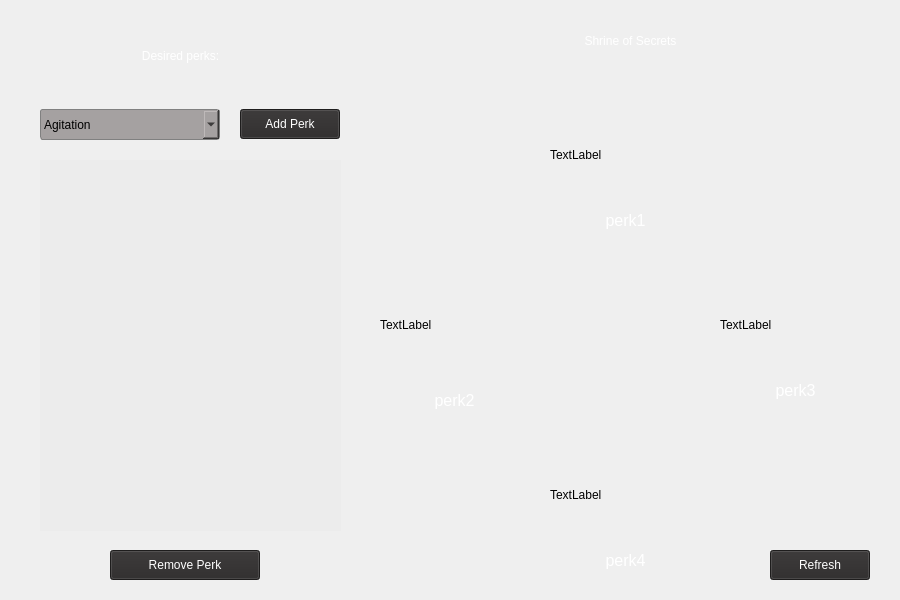
<?xml version="1.0" encoding="UTF-8"?>
<ui version="4.0">
 <class>MainWindow</class>
 <widget class="QMainWindow" name="MainWindow">
  <property name="geometry">
   <rect>
    <x>0</x>
    <y>0</y>
    <width>900</width>
    <height>600</height>
   </rect>
  </property>
  <property name="sizePolicy">
   <sizepolicy hsizetype="Fixed" vsizetype="Fixed">
    <horstretch>0</horstretch>
    <verstretch>0</verstretch>
   </sizepolicy>
  </property>
  <property name="minimumSize">
   <size>
    <width>900</width>
    <height>600</height>
   </size>
  </property>
  <property name="maximumSize">
   <size>
    <width>900</width>
    <height>600</height>
   </size>
  </property>
  <property name="font">
   <font>
    <family>MS UI Gothic</family>
   </font>
  </property>
  <property name="windowTitle">
   <string>MainWindow</string>
  </property>
  <property name="styleSheet">
   <string notr="true">
QLabel#perks_lbl {
font: 20pt &quot;Tahoma&quot;;
color: white;
}

QLabel#shrine_lbl {
font: 20pt &quot;Tahoma&quot;;
color: white;
}

QLabel#perk1_lbl {
font: 12pt &quot;Tahoma&quot;;
color: white;
}

QLabel#perk2_lbl  {
font: 12pt &quot;Tahoma&quot;;
color: white;
}

QLabel#perk3_lbl  {
font: 12pt &quot;Tahoma&quot;;
color: white;
}

QLabel#perk4_lbl  {
font: 12pt &quot;Tahoma&quot;;
color: white;
}

QPushButton {
background-color: #2A2828;
color: white;
font: 15pt &quot;Tahoma&quot;;
}

QPushButton:hover {
background-color: #3E3C3C;
color: white;
font: 15pt &quot;Tahoma&quot;;
}

QPushButton:pressed {
background-color: #3E3C3C;
border: 1px, white;
color: white;
font: 15pt &quot;Tahoma&quot;;
}

QComboBox {
background-color: #A5A1A1;
border: 1px solid gray;
border-radius: 3px;
padding: 1px 18px 1px 3px;
min-width: 6em;
font: 15pt &quot;Tahoma&quot;;
}

QListView {
background: rgba(152, 152, 153, 10);
border: none
}</string>
  </property>
  <widget class="QWidget" name="centralwidget">
   <widget class="QComboBox" name="comboBox">
    <property name="geometry">
     <rect>
      <x>40</x>
      <y>109</y>
      <width>180</width>
      <height>31</height>
     </rect>
    </property>
    <property name="styleSheet">
     <string notr="true"/>
    </property>
    <item>
     <property name="text">
      <string>Agitation</string>
     </property>
    </item>
    <item>
     <property name="text">
      <string>Adrenaline</string>
     </property>
    </item>
   </widget>
   <widget class="QPushButton" name="pushButton">
    <property name="geometry">
     <rect>
      <x>240</x>
      <y>109</y>
      <width>100</width>
      <height>30</height>
     </rect>
    </property>
    <property name="styleSheet">
     <string notr="true"/>
    </property>
    <property name="text">
     <string>Add Perk</string>
    </property>
   </widget>
   <widget class="QPushButton" name="pushButton_2">
    <property name="geometry">
     <rect>
      <x>110</x>
      <y>550</y>
      <width>150</width>
      <height>30</height>
     </rect>
    </property>
    <property name="text">
     <string>Remove Perk</string>
    </property>
   </widget>
   <widget class="QPushButton" name="pushButton_3">
    <property name="geometry">
     <rect>
      <x>770</x>
      <y>550</y>
      <width>100</width>
      <height>30</height>
     </rect>
    </property>
    <property name="text">
     <string>Refresh</string>
    </property>
   </widget>
   <widget class="QListView" name="listView">
    <property name="geometry">
     <rect>
      <x>40</x>
      <y>160</y>
      <width>301</width>
      <height>371</height>
     </rect>
    </property>
    <property name="styleSheet">
     <string notr="true"/>
    </property>
   </widget>
   <widget class="QLabel" name="perk1_lbl">
    <property name="geometry">
     <rect>
      <x>590</x>
      <y>190</y>
      <width>71</width>
      <height>61</height>
     </rect>
    </property>
    <property name="font">
     <font>
      <family>Tahoma</family>
      <pointsize>12</pointsize>
      <weight>50</weight>
      <italic>false</italic>
      <bold>false</bold>
     </font>
    </property>
    <property name="text">
     <string>perk1</string>
    </property>
    <property name="alignment">
     <set>Qt::AlignCenter</set>
    </property>
   </widget>
   <widget class="QLabel" name="perk2_lbl">
    <property name="geometry">
     <rect>
      <x>385</x>
      <y>370</y>
      <width>139</width>
      <height>61</height>
     </rect>
    </property>
    <property name="font">
     <font>
      <family>Tahoma</family>
      <pointsize>12</pointsize>
      <weight>50</weight>
      <italic>false</italic>
      <bold>false</bold>
     </font>
    </property>
    <property name="text">
     <string>perk2</string>
    </property>
    <property name="alignment">
     <set>Qt::AlignCenter</set>
    </property>
   </widget>
   <widget class="QLabel" name="perk3_lbl">
    <property name="geometry">
     <rect>
      <x>725</x>
      <y>370</y>
      <width>141</width>
      <height>41</height>
     </rect>
    </property>
    <property name="font">
     <font>
      <family>Tahoma</family>
      <pointsize>12</pointsize>
      <weight>50</weight>
      <italic>false</italic>
      <bold>false</bold>
     </font>
    </property>
    <property name="styleSheet">
     <string notr="true"/>
    </property>
    <property name="text">
     <string>perk3</string>
    </property>
    <property name="alignment">
     <set>Qt::AlignCenter</set>
    </property>
   </widget>
   <widget class="QLabel" name="perk4_lbl">
    <property name="geometry">
     <rect>
      <x>550</x>
      <y>540</y>
      <width>151</width>
      <height>41</height>
     </rect>
    </property>
    <property name="font">
     <font>
      <family>Tahoma</family>
      <pointsize>12</pointsize>
      <weight>50</weight>
      <italic>false</italic>
      <bold>false</bold>
     </font>
    </property>
    <property name="text">
     <string>perk4</string>
    </property>
    <property name="alignment">
     <set>Qt::AlignCenter</set>
    </property>
   </widget>
   <widget class="QLabel" name="shrine_lbl">
    <property name="geometry">
     <rect>
      <x>525</x>
      <y>5</y>
      <width>211</width>
      <height>71</height>
     </rect>
    </property>
    <property name="text">
     <string>Shrine of Secrets</string>
    </property>
    <property name="alignment">
     <set>Qt::AlignCenter</set>
    </property>
   </widget>
   <widget class="QLabel" name="perks_lbl">
    <property name="geometry">
     <rect>
      <x>40</x>
      <y>20</y>
      <width>281</width>
      <height>71</height>
     </rect>
    </property>
    <property name="text">
     <string>Desired perks:</string>
    </property>
    <property name="alignment">
     <set>Qt::AlignCenter</set>
    </property>
   </widget>
   <widget class="QLabel" name="perk1_img">
    <property name="geometry">
     <rect>
      <x>550</x>
      <y>80</y>
      <width>150</width>
      <height>150</height>
     </rect>
    </property>
    <property name="sizePolicy">
     <sizepolicy hsizetype="Fixed" vsizetype="Fixed">
      <horstretch>0</horstretch>
      <verstretch>0</verstretch>
     </sizepolicy>
    </property>
    <property name="minimumSize">
     <size>
      <width>150</width>
      <height>150</height>
     </size>
    </property>
    <property name="maximumSize">
     <size>
      <width>150</width>
      <height>150</height>
     </size>
    </property>
    <property name="styleSheet">
     <string notr="true"/>
    </property>
    <property name="text">
     <string>TextLabel</string>
    </property>
   </widget>
   <widget class="QLabel" name="perk2_img">
    <property name="geometry">
     <rect>
      <x>380</x>
      <y>250</y>
      <width>150</width>
      <height>150</height>
     </rect>
    </property>
    <property name="sizePolicy">
     <sizepolicy hsizetype="Fixed" vsizetype="Fixed">
      <horstretch>0</horstretch>
      <verstretch>0</verstretch>
     </sizepolicy>
    </property>
    <property name="minimumSize">
     <size>
      <width>150</width>
      <height>150</height>
     </size>
    </property>
    <property name="maximumSize">
     <size>
      <width>150</width>
      <height>150</height>
     </size>
    </property>
    <property name="styleSheet">
     <string notr="true"/>
    </property>
    <property name="text">
     <string>TextLabel</string>
    </property>
   </widget>
   <widget class="QLabel" name="perk3_img">
    <property name="geometry">
     <rect>
      <x>720</x>
      <y>250</y>
      <width>150</width>
      <height>150</height>
     </rect>
    </property>
    <property name="sizePolicy">
     <sizepolicy hsizetype="Fixed" vsizetype="Fixed">
      <horstretch>0</horstretch>
      <verstretch>0</verstretch>
     </sizepolicy>
    </property>
    <property name="minimumSize">
     <size>
      <width>150</width>
      <height>150</height>
     </size>
    </property>
    <property name="maximumSize">
     <size>
      <width>150</width>
      <height>150</height>
     </size>
    </property>
    <property name="styleSheet">
     <string notr="true"/>
    </property>
    <property name="text">
     <string>TextLabel</string>
    </property>
   </widget>
   <widget class="QLabel" name="perk4_img">
    <property name="geometry">
     <rect>
      <x>550</x>
      <y>420</y>
      <width>150</width>
      <height>150</height>
     </rect>
    </property>
    <property name="sizePolicy">
     <sizepolicy hsizetype="Fixed" vsizetype="Fixed">
      <horstretch>0</horstretch>
      <verstretch>0</verstretch>
     </sizepolicy>
    </property>
    <property name="minimumSize">
     <size>
      <width>150</width>
      <height>150</height>
     </size>
    </property>
    <property name="maximumSize">
     <size>
      <width>150</width>
      <height>150</height>
     </size>
    </property>
    <property name="styleSheet">
     <string notr="true"/>
    </property>
    <property name="text">
     <string>TextLabel</string>
    </property>
   </widget>
  </widget>
 </widget>
 <resources/>
 <connections/>
</ui>
